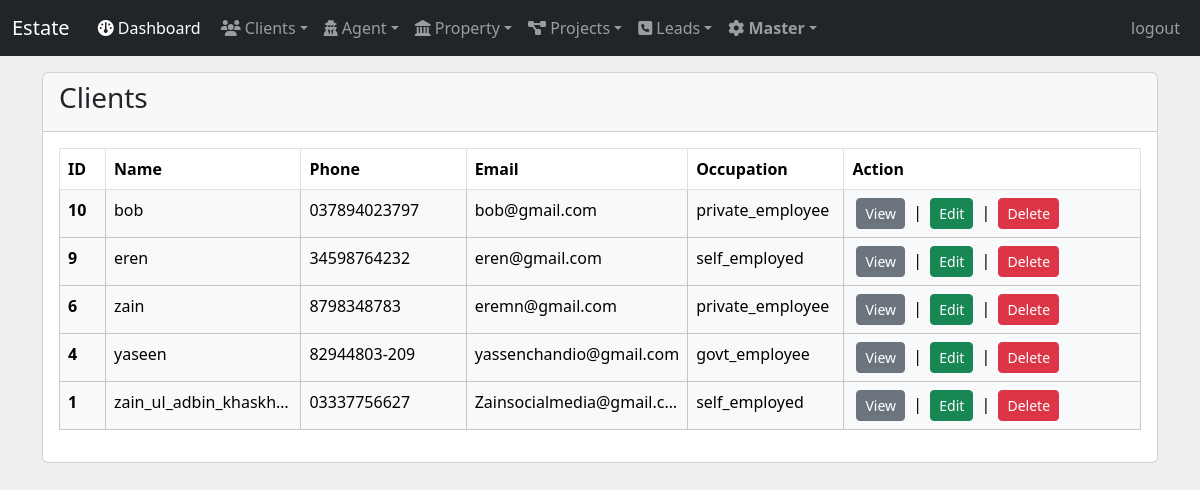
Screenshot of /list_clients (signed in) with the database file from the repository.
### main/models.py (models this page shows, shortened)
class Client(models.Model):
  client_name = models.CharField( max_length=150)
  client_contact = models.CharField(max_length=20)
  client_mail = models.EmailField(max_length=250,)
  client_DOB = models.DateField(auto_now=False, auto_now_add=False)
  client_address = models.CharField(max_length=500)
  client_city = models.CharField( max_length=100)
  client_state = models.CharField(max_length=50, blank=True, null=True)
  client_pin = models.IntegerField()
  OCCUPATION_CHOICES = [
        ('self_employed', 'Self Employed'),
        ('govt_employee', 'Government Employee'),
        ('private_employee', 'Private Employee'),
        ('others', 'Others'),
    ]
  occupation = models.CharField(max_length=20, choices=OCCUPATION_CHOICES)
  owner = models.IntegerField(blank=False, default=1)

### main/views.py (the view)
# urls.py: path('list_clients', views.list_clients, name='list_clients' ),
def list_clients(request):
    clients = Client.objects.filter(owner=request.user.id).order_by('-id')
    return render(request, 'list_clients.html', {'clients' : clients})

### main/templates/list_clients.html (shortened to what this page needs)
{% extends "base.html" %}
{% block content %}
  <div class='container my-3'>
    <div class="card">
      <div class="card-header">
        <h3>Clients</h3>
      </div>
      <div class="card-body">
        <table class="table table-bordered table-hover">
          <thead>
            <tr>
              <th scope="col">ID</th>
              <th scope="col">Name</th>
              <th scope="col">Phone</th>
              <th scope="col">Email</th>
              <th scope="col">Occupation</th>
              <th scope="col">Action</th>
            </tr>
          </thead>
          <tbody>
            {% for client in clients %}
              <tr class="table-light">
                <th scope="row">{{ client.id }}</th>
                <td class="text-truncate" style="max-width: 150px;">{{ client.client_name }}</td>
                <td class="text-truncate" style="max-width: 150px;">{{ client.client_contact }}</td>
                <td class="text-truncate" style="max-width: 170px;">{{ client.client_mail }}</td>
                <td class="text-truncate" style="max-width: 120px;">{{ client.occupation }}</td>
                <td><a class='btn btn-secondary btn-sm mx-1' href="{% url "view_client" client.id %}">View</a> | <a class='btn btn-success btn-sm mx-1' href="{% url "edit_client" client.id %}">Edit</a> | <a class='btn btn-danger btn-sm mx-1' href="{% url "delete_client" client.id %}" onclick="return confirm('Are you sure u want to delete this client?')">Delete</a></td>
              </tr>
            {% endfor %}
          </tbody>
        </table>
      </div>
    </div>
  </div>
{% endblock content %}

### main/templates/base.html (style rules this page uses)
body { background-color: rgb(240, 239, 239); }

### rows the page displays
Client: id "10", client_name "bob", client_contact "037894023797", client_mail "bob@gmail.com", occupation "private_employee"
Client: id "9", client_name "eren", client_contact "34598764232", client_mail "eren@gmail.com", occupation "self_employed"
Client: id "6", client_name "zain", client_contact "8798348783", client_mail "eremn@gmail.com", occupation "private_employee"
Client: id "4", client_name "yaseen", client_contact "82944803-209", client_mail "yassenchandio@gmail.com", occupation "govt_employee"
Client: id "1", client_name "zain_ul_adbin_khaskheli", client_contact "03337756627", client_mail "Zainsocialmedia@gmail.c…", occupation "self_employed"
